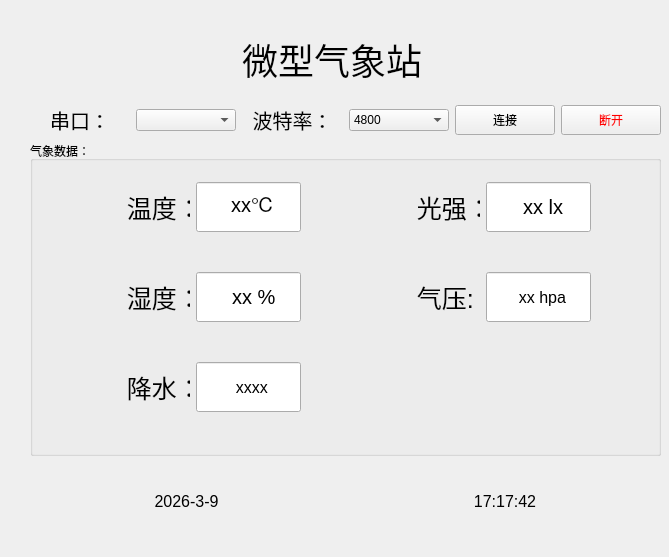
<?xml version="1.0" encoding="UTF-8"?>
<ui version="4.0">
 <class>Widget</class>
 <widget class="QWidget" name="Widget">
  <property name="geometry">
   <rect>
    <x>0</x>
    <y>0</y>
    <width>669</width>
    <height>557</height>
   </rect>
  </property>
  <property name="windowTitle">
   <string>Widget</string>
  </property>
  <widget class="QWidget" name="layoutWidget">
   <property name="geometry">
    <rect>
     <x>30</x>
     <y>20</y>
     <width>631</width>
     <height>521</height>
    </rect>
   </property>
   <layout class="QGridLayout" name="gridLayout" rowstretch="1,1,4,1">
    <item row="0" column="1">
     <widget class="QLabel" name="webcon_tytle">
      <property name="font">
       <font>
        <pointsize>27</pointsize>
       </font>
      </property>
      <property name="text">
       <string>微型气象站</string>
      </property>
     </widget>
    </item>
    <item row="1" column="0">
     <layout class="QHBoxLayout" name="serial_layout">
      <item>
       <widget class="QLabel" name="label_2">
        <property name="font">
         <font>
          <pointsize>15</pointsize>
         </font>
        </property>
        <property name="text">
         <string>串口：</string>
        </property>
        <property name="alignment">
         <set>Qt::AlignmentFlag::AlignCenter</set>
        </property>
       </widget>
      </item>
      <item>
       <widget class="QComboBox" name="serial_comboBox"/>
      </item>
     </layout>
    </item>
    <item row="1" column="1">
     <layout class="QHBoxLayout" name="baudrate_layout">
      <item>
       <widget class="QLabel" name="baudrate_label">
        <property name="font">
         <font>
          <pointsize>15</pointsize>
         </font>
        </property>
        <property name="text">
         <string>波特率：</string>
        </property>
        <property name="alignment">
         <set>Qt::AlignmentFlag::AlignCenter</set>
        </property>
       </widget>
      </item>
      <item>
       <widget class="QComboBox" name="baundrate_comboBox">
        <item>
         <property name="text">
          <string>4800</string>
         </property>
        </item>
        <item>
         <property name="text">
          <string>9600</string>
         </property>
        </item>
        <item>
         <property name="text">
          <string>115200</string>
         </property>
        </item>
       </widget>
      </item>
     </layout>
    </item>
    <item row="1" column="2">
     <layout class="QHBoxLayout" name="horizontalLayout_2">
      <item>
       <widget class="QPushButton" name="serial_open_button">
        <property name="minimumSize">
         <size>
          <width>0</width>
          <height>30</height>
         </size>
        </property>
        <property name="styleSheet">
         <string notr="true"/>
        </property>
        <property name="text">
         <string>连接</string>
        </property>
       </widget>
      </item>
      <item>
       <widget class="QPushButton" name="serial_close_button">
        <property name="minimumSize">
         <size>
          <width>0</width>
          <height>30</height>
         </size>
        </property>
        <property name="styleSheet">
         <string notr="true">color: rgb(255, 0, 0);</string>
        </property>
        <property name="text">
         <string>断开</string>
        </property>
       </widget>
      </item>
     </layout>
    </item>
    <item row="2" column="0" colspan="3">
     <widget class="QGroupBox" name="groupBox">
      <property name="maximumSize">
       <size>
        <width>16777215</width>
        <height>16777215</height>
       </size>
      </property>
      <property name="title">
       <string>气象数据：</string>
      </property>
      <widget class="QWidget" name="layoutWidget_2">
       <property name="geometry">
        <rect>
         <x>380</x>
         <y>40</y>
         <width>181</width>
         <height>52</height>
        </rect>
       </property>
       <layout class="QHBoxLayout" name="temp_layout_2">
        <item>
         <widget class="QLabel" name="label_3">
          <property name="minimumSize">
           <size>
            <width>70</width>
            <height>0</height>
           </size>
          </property>
          <property name="font">
           <font>
            <pointsize>19</pointsize>
           </font>
          </property>
          <property name="text">
           <string> 光强：</string>
          </property>
          <property name="alignment">
           <set>Qt::AlignmentFlag::AlignLeading|Qt::AlignmentFlag::AlignLeft|Qt::AlignmentFlag::AlignVCenter</set>
          </property>
         </widget>
        </item>
        <item>
         <widget class="QLineEdit" name="lineEdit_light">
          <property name="minimumSize">
           <size>
            <width>0</width>
            <height>50</height>
           </size>
          </property>
          <property name="font">
           <font>
            <pointsize>15</pointsize>
           </font>
          </property>
          <property name="text">
           <string>  xx lx</string>
          </property>
          <property name="alignment">
           <set>Qt::AlignmentFlag::AlignCenter</set>
          </property>
         </widget>
        </item>
       </layout>
      </widget>
      <widget class="QWidget" name="layoutWidget_3">
       <property name="geometry">
        <rect>
         <x>90</x>
         <y>130</y>
         <width>181</width>
         <height>52</height>
        </rect>
       </property>
       <layout class="QHBoxLayout" name="temp_layout_3">
        <item>
         <widget class="QLabel" name="label_4">
          <property name="minimumSize">
           <size>
            <width>70</width>
            <height>0</height>
           </size>
          </property>
          <property name="font">
           <font>
            <pointsize>19</pointsize>
           </font>
          </property>
          <property name="text">
           <string> 湿度：</string>
          </property>
         </widget>
        </item>
        <item>
         <widget class="QLineEdit" name="lineEdit_H">
          <property name="minimumSize">
           <size>
            <width>0</width>
            <height>50</height>
           </size>
          </property>
          <property name="font">
           <font>
            <pointsize>15</pointsize>
           </font>
          </property>
          <property name="text">
           <string>  xx %</string>
          </property>
          <property name="alignment">
           <set>Qt::AlignmentFlag::AlignCenter</set>
          </property>
         </widget>
        </item>
       </layout>
      </widget>
      <widget class="QWidget" name="layoutWidget_4">
       <property name="geometry">
        <rect>
         <x>380</x>
         <y>130</y>
         <width>181</width>
         <height>52</height>
        </rect>
       </property>
       <layout class="QHBoxLayout" name="temp_layout_4">
        <item>
         <widget class="QLabel" name="label_5">
          <property name="minimumSize">
           <size>
            <width>70</width>
            <height>0</height>
           </size>
          </property>
          <property name="font">
           <font>
            <pointsize>19</pointsize>
           </font>
          </property>
          <property name="text">
           <string> 气压:</string>
          </property>
         </widget>
        </item>
        <item>
         <widget class="QLineEdit" name="lineEdit_hpa">
          <property name="minimumSize">
           <size>
            <width>0</width>
            <height>50</height>
           </size>
          </property>
          <property name="font">
           <font>
            <pointsize>12</pointsize>
           </font>
          </property>
          <property name="text">
           <string>  xx hpa</string>
          </property>
          <property name="alignment">
           <set>Qt::AlignmentFlag::AlignCenter</set>
          </property>
         </widget>
        </item>
       </layout>
      </widget>
      <widget class="QWidget" name="layoutWidget_5">
       <property name="geometry">
        <rect>
         <x>90</x>
         <y>220</y>
         <width>181</width>
         <height>52</height>
        </rect>
       </property>
       <layout class="QHBoxLayout" name="temp_layout_5">
        <item>
         <widget class="QLabel" name="label_6">
          <property name="minimumSize">
           <size>
            <width>70</width>
            <height>0</height>
           </size>
          </property>
          <property name="font">
           <font>
            <pointsize>19</pointsize>
           </font>
          </property>
          <property name="text">
           <string> 降水：</string>
          </property>
         </widget>
        </item>
        <item>
         <widget class="QLineEdit" name="lineEdit_rainlevel">
          <property name="minimumSize">
           <size>
            <width>0</width>
            <height>50</height>
           </size>
          </property>
          <property name="font">
           <font>
            <pointsize>12</pointsize>
           </font>
          </property>
          <property name="text">
           <string>  xxxx</string>
          </property>
          <property name="alignment">
           <set>Qt::AlignmentFlag::AlignCenter</set>
          </property>
         </widget>
        </item>
       </layout>
      </widget>
      <widget class="QWidget" name="layoutWidget">
       <property name="geometry">
        <rect>
         <x>90</x>
         <y>40</y>
         <width>181</width>
         <height>52</height>
        </rect>
       </property>
       <layout class="QHBoxLayout" name="temp_layout">
        <item>
         <widget class="QLabel" name="label">
          <property name="minimumSize">
           <size>
            <width>70</width>
            <height>0</height>
           </size>
          </property>
          <property name="font">
           <font>
            <pointsize>19</pointsize>
           </font>
          </property>
          <property name="text">
           <string> 温度：</string>
          </property>
         </widget>
        </item>
        <item>
         <widget class="QLineEdit" name="lineEdit_T">
          <property name="minimumSize">
           <size>
            <width>0</width>
            <height>50</height>
           </size>
          </property>
          <property name="font">
           <font>
            <pointsize>15</pointsize>
           </font>
          </property>
          <property name="text">
           <string>  xx℃</string>
          </property>
          <property name="alignment">
           <set>Qt::AlignmentFlag::AlignCenter</set>
          </property>
         </widget>
        </item>
       </layout>
      </widget>
     </widget>
    </item>
    <item row="3" column="0" colspan="3">
     <layout class="QHBoxLayout" name="horizontalLayout">
      <item>
       <widget class="QLabel" name="label_date">
        <property name="font">
         <font>
          <pointsize>12</pointsize>
         </font>
        </property>
        <property name="text">
         <string>2026-3-9</string>
        </property>
        <property name="alignment">
         <set>Qt::AlignmentFlag::AlignCenter</set>
        </property>
       </widget>
      </item>
      <item>
       <widget class="QLabel" name="label_time">
        <property name="font">
         <font>
          <pointsize>12</pointsize>
         </font>
        </property>
        <property name="text">
         <string>17:17:42</string>
        </property>
        <property name="alignment">
         <set>Qt::AlignmentFlag::AlignCenter</set>
        </property>
       </widget>
      </item>
     </layout>
    </item>
   </layout>
  </widget>
 </widget>
 <resources/>
 <connections/>
</ui>
